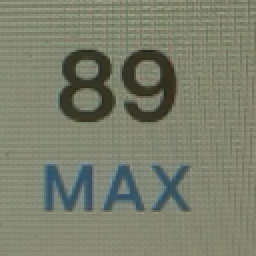
#> input picture backend/data_generation/current_speed_templates/89.png, 128 x 128 px (shown 2 times larger)
$ python greyscale_threshold_chooser.py
#> lines starting #> are read from the running program, lines starting #| are printed output that depends on the picture; after the words box and inside, x2 and y2 are one past the last pixel; in counts of white or black regions, pixels touching at a corner belong together
import cv2
import sys
import numpy as np
from os.path import abspath, join, dirname

DIR_BACKEND = abspath(join(dirname(abspath(__file__))))


def nothing(x):
    pass

# Load in image
image = cv2.imread(join(DIR_BACKEND, 'data_generation', 'current_speed_templates', '89.png'))
#> image is the input picture: shape (128, 128, 3); mean B, G, R 108.6, 126.8, 123.2
image = cv2.cvtColor(image, cv2.COLOR_BGR2GRAY)
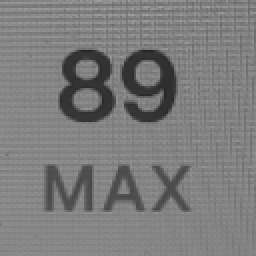
#> image: shape (128, 128) (shown 2 times larger); min 33, max 161, mean 123.7
# image = cv2.rotate(image, cv2.ROTATE_180)
y, x = image.shape
#> y = 128; x = 128

# Create a window
cv2.namedWindow('image')

# create trackbars for color change
cv2.createTrackbar('XMin','image',0,x,nothing) # Hue is from 0-179 for Opencv
cv2.createTrackbar('YMin','image',0,y,nothing)
cv2.createTrackbar('IMin','image',0,255,nothing)

cv2.createTrackbar('XMax','image',0,x,nothing)
cv2.createTrackbar('YNax','image',0,y,nothing)
cv2.createTrackbar('IMax','image',0,255,nothing)

# Set default value for MAX HSV trackbars.
cv2.setTrackbarPos('XMax', 'image', x)
cv2.setTrackbarPos('YNax', 'image', y)
cv2.setTrackbarPos('IMax', 'image', 255)

# Initialize to check if HSV min/max value changes
hMin = sMin = vMin = hMax = sMax = vMax = 0
phMin = psMin = pvMin = phMax = psMax = pvMax = 0

output = image
wait_time = 33

while(1):

    # get current positions of all trackbars
    xMin = cv2.getTrackbarPos('XMin','image')
    yMin = cv2.getTrackbarPos('YMin','image')
    iMin = cv2.getTrackbarPos('IMin','image')

    xMax = cv2.getTrackbarPos('XMax','image')
    yMax = cv2.getTrackbarPos('YNax','image')
    iMax = cv2.getTrackbarPos('IMax','image')

    p1, p2 = (xMin, yMin), (xMax, yMax)

    image_section = image[p1[1]:p2[1], p1[0]:p2[0]]
    thr, image_section = cv2.threshold(image_section, iMin, iMax, cv2.THRESH_BINARY)
#> image_section: shape (128, 128); every value is 255
#> thr = 0
    larger_mat = np.zeros((500, 500), np.uint8)
    larger_mat[0:image_section.shape[0], 0:image_section.shape[1]] = image_section
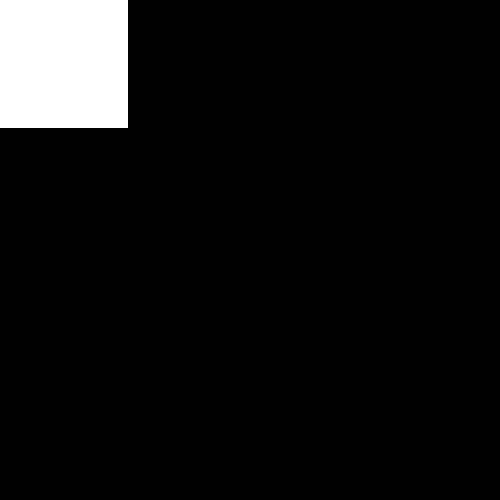
#> larger_mat: shape (500, 500); 6.6% white; 1 white region, box (x1, y1, x2, y2) and area: (0, 0, 128, 128) 16384
    # Mat largerImage(Size(1000,1000),myImage.type());
    # largerImage = Scalar(0);
    # myImage.copyTo(largerImage(Rect(0,0,myImage.cols,myImage.rows)));

    # Print if there is a change in HSV value
    if( (phMin != xMin) | (psMin != yMin) | (pvMin != iMin) | (phMax != xMax) | (psMax != yMax) | (pvMax != iMax) ):
        # print("(xMin = %d , yMin = %d, iMin = %d), (xMax = %d , yMax = %d, iMax = %d)" % (xMin , yMin , iMin, xMax, yMax , iMax))
        print("(%d, %d, %d, %d)" % (xMin , yMin, xMax, yMax))
        phMin = xMin
        psMin = yMin
        pvMin = iMin
        phMax = xMax
        psMax = yMax
        pvMax = iMax

    # Display output image
    cv2.imshow('image',larger_mat)
    # cv2.imshow('image', output)

    # Wait longer to prevent freeze for videos.
    if cv2.waitKey(wait_time) & 0xFF == ord('q'):
#> (key q is pressed here)
        break

cv2.destroyAllWindows()

$ run again, with backend/data_generation/current_speed_templates/123.png copied over backend/data_generation/current_speed_templates/89.png
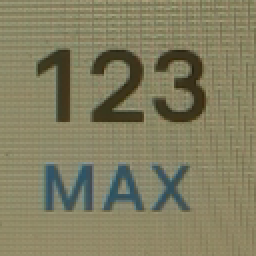
#> input picture backend/data_generation/current_speed_templates/123.png, 128 x 128 px (shown 2 times larger)
#> image is the input picture: shape (128, 128, 3); mean B, G, R 97.2, 126.1, 130
#> `image = cv2.cvtColor(image, cv2.COLOR_BGR2GRAY)`:
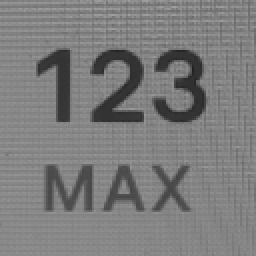
#> image: shape (128, 128) (shown 2 times larger); min 33, max 161, mean 124
#> image_section: shape (128, 128); every value is 255
#> thr = 0
#> larger_mat: shape (500, 500); 6.6% white; 1 white region, box (x1, y1, x2, y2) and area: (0, 0, 128, 128) 16384
